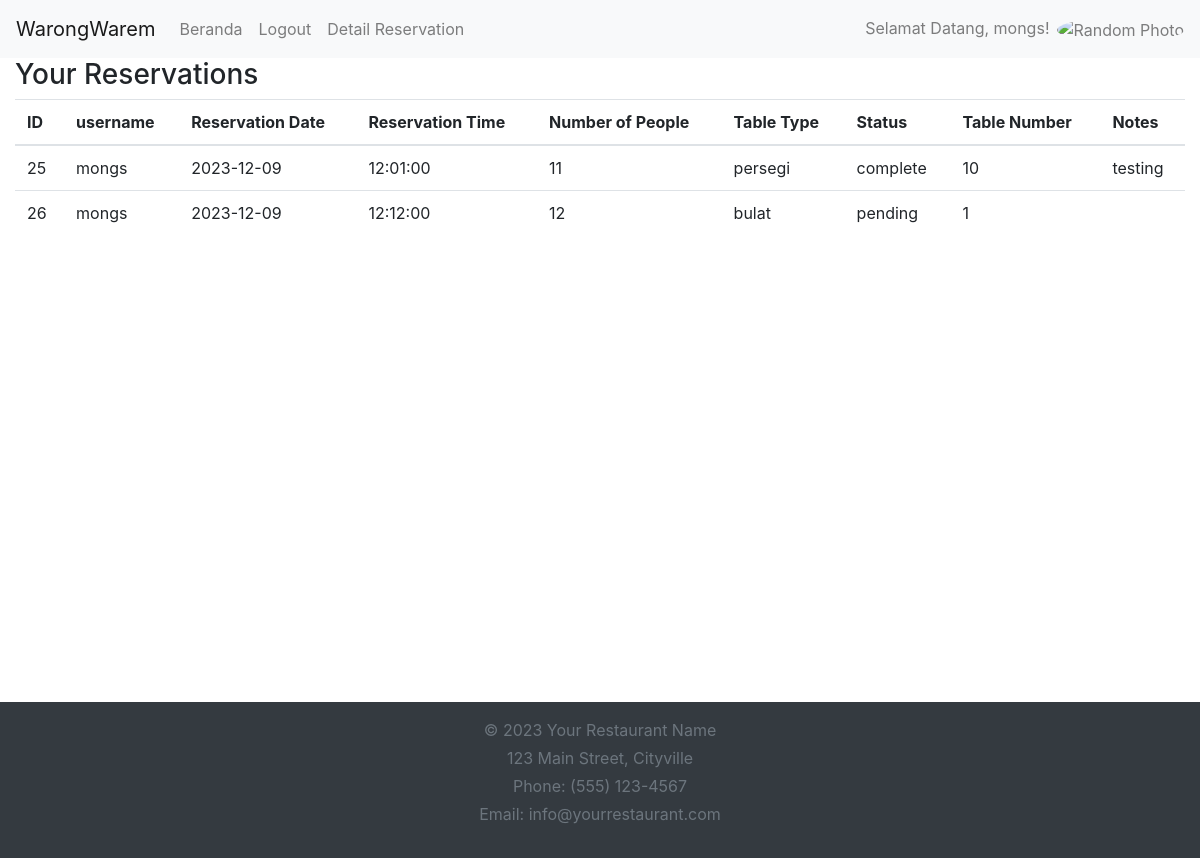
Screenshot of /detail.php (signed in) with the database file from the repository.
### tables this page shows
CREATE TABLE `users` (
  `user_id` int(11) NOT NULL,
  `username` varchar(255) NOT NULL,
  `password` varchar(255) NOT NULL,
  `role` enum('pelanggan','pelayan','manajer') NOT NULL
);

CREATE TABLE `booking` (
  `booking_id` int(11) NOT NULL,
  `username` varchar(255) NOT NULL,
  `reservation_date` date NOT NULL,
  `reservation_time` time NOT NULL,
  `status` enum('pending','confirmed','complete') DEFAULT 'pending',
  `num_people` int(11) NOT NULL,
  `created_at` timestamp NOT NULL DEFAULT current_timestamp(),
  `meja` varchar(255) DEFAULT NULL,
  `nomor_meja` int(11) DEFAULT NULL,
  `notes` text DEFAULT NULL
);

### detail.php (the view, shortened to what this page needs)
<?php
include "header.php";
include "koneksi.php";
$user_id = $_SESSION['user_id'];
$sql_username = "SELECT username FROM users WHERE user_id = '$user_id'";
$result_username = $conn->query($sql_username);
if ($result_username->num_rows > 0) {
    $row_username = $result_username->fetch_assoc();
    $username = $row_username['username'];
    $sql_select = "SELECT * FROM booking WHERE username = '$username'";
    $result = $conn->query($sql_select);
}
?>
<!DOCTYPE html>
<html lang="en">
<head>
</head>
<body id="page-top">
    <?php include 'navbar.php'; ?>
    <div id="wrapper">
        <div id="content-wrapper">
            <div id="content">
                <div class="container-fluid">
                    <div class="row">
                        <div class="col-md-12">
                            <h3>Your Reservations</h3>
                            <table class="table">
                                <thead>
                                    <tr>
                                        <th>ID</th>
                                        <th>username</th>
                                        <th>Reservation Date</th>
                                        <th>Reservation Time</th>
                                        <th>Number of People</th>
                                        <th>Table Type</th>
                                        <th>Status</th>
                                        <th>Table Number</th>
                                        <th>Notes</th>
                                    </tr>
                                </thead>
                                <tbody>
                                    <?php
                                    if ($result->num_rows > 0) {
                                        while ($row = $result->fetch_assoc()) {
                                            echo "<tr>
                                                    <td>{$row['booking_id']}</td>
                                                    <td>{$row['username']}</td>
                                                    <td>{$row['reservation_date']}</td>
                                                    <td>{$row['reservation_time']}</td>
                                                    <td>{$row['num_people']}</td>
                                                    <td>{$row['meja']}</td>
                                                    <td>{$row['status']}</td>
                                                    <td>{$row['nomor_meja']}</td>
                                                    <td>{$row['notes']}</td>
                                                </tr>";
                                        }
                                    } else {
                                        echo "<tr><td colspan='5'>No reservations found</td></tr>";
                                    }
                                    ?>
                                </tbody>
                            </table>
                        </div>
                    </div>
                </div>
            </div>
        </div>
        <?php include "footer.php"; ?>
    </div>
</body>
</html>

### navbar.php (shortened to what this page needs)
<nav class="navbar navbar-expand-lg navbar-light bg-light">
    <a class="navbar-brand" href="index.php">WarongWarem</a>
    <div class="collapse navbar-collapse" id="navbarNav">
        <ul class="navbar-nav mr-auto">
            <li class="nav-item">
                <a class="nav-link" href="index.php">Beranda</a>
            </li>
            <li class="nav-item">
                <a class="nav-link" href="logout.php">Logout</a>
            </li>
            <li class="nav-item">
                <a class="nav-link" href="detail.php">Detail Reservation</a>
            </li>
        </ul>
        <span class="navbar-text">
            <?php
            if (isset($_SESSION['user_id'])) {
                echo "Selamat Datang, " . $username . "!";
                $randomPhoto = "https://placekitten.com/30/30";
                echo '<img src="' . $randomPhoto . '" class="rounded-circle ml-2" alt="Random Photo">';
            }
            ?>
        </span>
    </div>
</nav>

### detail.php (style rules this page uses)
html, body { height: 100%; margin: 0; padding: 0; }
#wrapper { min-height: 100%; display: flex; flex-direction: column; }
#content-wrapper { flex: 1; }

### rows the page displays
users: username "mongs"
booking: booking_id "25", username "mongs", reservation_date "2023-12-09", reservation_time "12:01:00", num_people "11", meja "persegi", status "complete", nomor_meja "10", notes "testing"
booking: booking_id "26", username "mongs", reservation_date "2023-12-09", reservation_time "12:12:00", num_people "12", meja "bulat", status "pending", nomor_meja "1"
